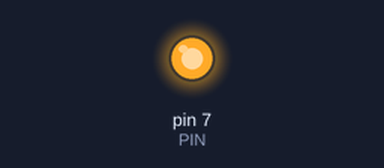
Bench run of a sketch on a simulated Arduino Uno, built with avr-gcc and run on an emulated ATmega328P. On the bench: output pins drawn as LEDs (lit = HIGH). At 3.4 s the program stops and its outputs stay as they are.

Above: at 0.7 s.
At 2.5 s:
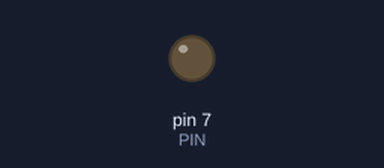
Timing chart, 0 to 3.0 s (numbered marks = the images above):
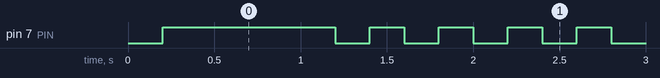

The sketch:

05_practice_2.ino
```cpp
#define PIN 7

void setup() {
  // put your setup code here, to run once:
  pinMode(PIN7, OUTPUT);
}

void loop() {
  // put your main code here, to run repeatedly:
  delay(200);
  digitalWrite(PIN7, HIGH);
  delay(1000);
  int num = 0;
  while(1){
    digitalWrite(PIN7, LOW);
    delay(200);
    if (num > 4){
      exit(0);
    }
    digitalWrite(PIN7, HIGH);
    delay(200);
    num++;
  }
}
```

Measured:
- by itself, pin 7 (PIN): repeats every 0.40 s: LOW 0.20 s, HIGH 0.20 s, until it stays LOW from 3.2 s
